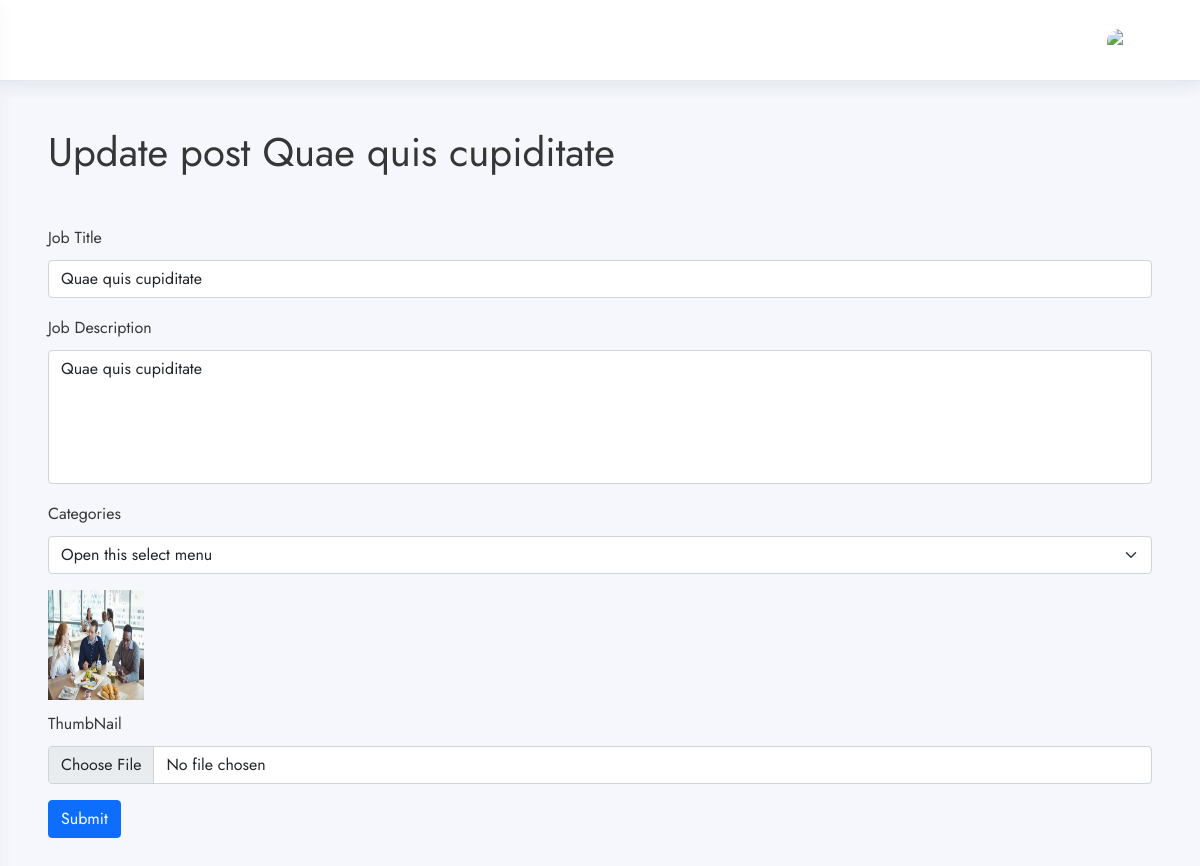
The app's page /jobEdit.php?id=35 with its own data.
### tables this page shows
CREATE TABLE `posts` (
  `id` int(20) NOT NULL,
  `user_id` bigint(20) UNSIGNED DEFAULT NULL,
  `category_id` bigint(20) UNSIGNED DEFAULT NULL,
  `title` varchar(255) DEFAULT NULL,
  `seo_title` varchar(255) DEFAULT NULL,
  `description` longtext DEFAULT NULL,
  `created_at` timestamp NOT NULL DEFAULT current_timestamp() ON UPDATE current_timestamp(),
  `updated_at` timestamp NULL DEFAULT NULL,
  `image` varchar(255) DEFAULT NULL
);

### jobEdit.php (the view, shortened to what this page needs)
<?php
require_once "partial/db.php";
$id= $_GET['id'] ?? null;
$statement = $pdo->prepare('SELECT * FROM posts WHERE id = :id');
$statement ->bindValue(':id',$id);
$statement ->execute();
$post = $statement->fetch(PDO::FETCH_ASSOC);
  ?>
<?php include_once "include/header.php"?>
    <section class="user-dashboard">
     <h1 class="m-5">Update post <?php echo $post['title']?></h1>
    <div class="m-5">
    <form action="" method="POST" enctype="multipart/form-data">
  <div class="mb-3">
    <label for="exampleInputEmail1" class="form-label">Job Title</label>
    <input type="text" class="form-control" name="title" value="<?php echo $post['title']?>">
  </div>
  <div class="mb-3">
    <label for="exampleInputPassword1" class="form-label">Job Description</label>
    <textarea class="form-control" id="exampleFormControlTextarea1" rows="5" name="description"><?php echo $post['description']?></textarea>
  </div>
   <div class="row">
   <div class="mb-3 col-md-12">
            <label for="exampleInputEmail1" class="form-label">Categories</label>
        <select class="form-select" aria-label="Default select example" name="category">
            <option selected>Open this select menu</option>
        </select>
    </div>
    <?php if($post['image']): ?>
<img src="<?php echo $post['image']?>" alt="" style="height:120px;padding-bottom:10px; width:120px" >
<?php endif; ?>
    <div class="mb-3">
            <label for="exampleInputEmail1" class="form-label">ThumbNail</label>
            <input type="file" class="form-control" id="image" name="image">
    </div>
    </div>
  <button type="submit" class="btn btn-primary">Submit</button>
</form>
    </div>
    </section>
    <?php include_once "include/footer.php"?>

### asset/css/mmenu.css (style rules this page uses)
:root { --mm-line-height:20px;--mm-listitem-size:44px;--mm-navbar-size:44px;--mm-offset-top:0;--mm-offset-right:0;--mm-offset-bottom:0;--mm-offset-left:0;--mm-color-border:rgba(0, 0, 0, 0.1);--mm-color-button:rgba(0, 0, 0, 0.3);--mm-color-text:rgba(0, 0, 0, 0.75);--mm-color-text-dimmed:rgba(0, 0, 0, 0.3);--mm-color-background:#f3f3f3;--mm-color-background-highlight:rgba(0, 0, 0, 0.05);--mm-color-background-emphasis:rgba(255, 255, 255, 0.4);--mm-shadow:0 0 10px rgba(0, 0, 0, 0.3) }
:root { --mm-iconbar-size:50px }
:root { --mm-iconpanel-size:50px }
:root { --mm-sidebar-collapsed-size:50px;--mm-sidebar-expanded-size:440px }

### records on screen
posts: title "Quae quis cupiditate", description "Quae quis cupiditate", image (picture)
